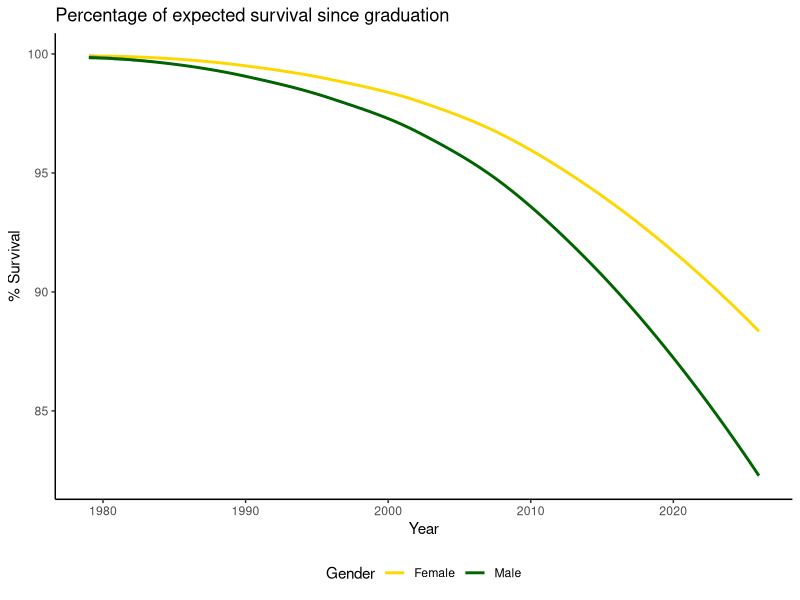

Reproduce this figure in R.
## ---- chunk 1
knitr::opts_chunk$set(echo = TRUE, warning = F, message = F)
library(tidyverse) #for data wrangling 
library(forecast) 
## ---- chunk 2
n_male <- 50 
n_female <- 50
age_grad <- 24
year_grad <- 1979
YoB_input <- year_grad - age_grad
current_year <- lubridate::year(Sys.Date())
current_age <- age_grad + (current_year - year_grad)
years_passed <- current_age - age_grad
## ---- chunk 3
#Populations
male_pop <- read_csv("male-pop.csv", col_types = cols(X58 = col_skip(), 
    X59 = col_skip(),
    X60 = col_skip(),
    X61 = col_skip(),
    X62 = col_skip(),
    X63 = col_skip(),
    X64 = col_skip()), 
    skip = 1) %>%
  head(-6) %>%
  gather(year, pop, 2:57)

#Deaths (better way of wranging the data)
male_deaths <- read_csv("male-deaths.csv", skip =1) %>%
  head(-3) %>%
  gather(year, deaths, 2:85) %>%
  na.omit()

#Join tables 
male <- inner_join(male_pop, male_deaths, by = c("age", "year")) %>%
  filter(age != "105+") %>%
  mutate(year = as.numeric(year),
         age = as.numeric(age),
         YoB = year- age) %>% #Create Year of Birth column
  filter(YoB == YoB_input, age>= age_grad) %>% #Keep ony the data from graduation onwards
  mutate(qt = deaths/ pop,  #probability of dying during the time interval 
         pt = 1 - qt,  #probability of surviving in the time interval 
         Psur = 1) #cumulative probability of surviving at the beginning of the time interval 

#Psur2 = pt * Psur1 starting from 100 survival
for(i in 2:nrow(male)) {
  male$Psur[i] <- male$pt[i - 1] * male$Psur[i - 1]
  }

## ---- chunk 4
#The same as male 


female_pop <- read_csv("female-pop.csv", skip =1) %>%
  head(-6) %>%
  gather(year, pop, 2:62) %>%
  na.omit()

female_deaths <- read_csv("female-deaths.csv", skip =1) %>%
  head(-3) %>%
  gather(year, deaths, 2:78) %>%
  na.omit() %>%
  head(-11)

female <- inner_join(female_pop, female_deaths, by = c("age", "year")) %>%
  filter(age != "105+") %>%
  mutate(year = as.numeric(year),
         age = as.numeric(age),
         YoB = year- age) %>%
  filter(YoB == YoB_input, age >= age_grad) %>%
    mutate(qt = deaths/ pop, 
         pt = 1 - qt, 
         Psur = 1)

for(i in 2:nrow(female)) {
  female$Psur[i] <- female$pt[i - 1] * female$Psur[i - 1]
  }

## ---- chunk 5
#The data only goes up to 2016 so to find the cumulative probabilty 
#for survival we need to forecast the data

last_age <- last(male$age)
last_year <- last(male$year)
n_missing <- current_age - last_age
## ---- chunk 6
#forecast function projects the rates forward
m_pred <- as_tibble(forecast(male$Psur, h = n_missing)) %>%
  mutate(Psur = `Point Forecast`,
          age = seq((last_age + 1), current_age, by = 1),
         year = seq((last_year +1), current_year, by = 1)) %>%
  select(age, year, Psur)

f_pred <- as_tibble(forecast(female$Psur, h = n_missing)) %>%
  mutate(Psur = `Point Forecast`,
          age = seq((last_age + 1), current_age, by = 1),
         year = seq((last_year +1), current_year, by = 1)) %>%
  select(age, year, Psur)

#select the current years probaility of survival and 
#mutiply by number of people in class

#Number of men who survived
m_pred_value <- m_pred$Psur[n_missing] * n_male

#Number of women who survived
f_pred_value <- f_pred$Psur[n_missing] * n_female 

#Total survived
total_pred <- round(m_pred_value + f_pred_value, 0)
## ---- chunk 7
m_to_join <- male %>%
  select(age, year, Psur)

f_to_join <- female %>%
  select(age, year, Psur)

#join together calculated probabilities to predicted probailities 
m_plot <- union(m_to_join, m_pred) %>%
  mutate(gender = "Male")

f_plot <- union(f_to_join, f_pred) %>%
  mutate(gender = "Female")

plot_data <- union(f_plot, m_plot)

thePlot <- ggplot(data = plot_data, aes(x = year, y= Psur * 100, colour = gender)) +
  geom_smooth() +
  scale_colour_manual("Gender", labels= c("Female", "Male"), values = c("gold", "darkgreen")) +
  theme_classic() +
  labs(title = "Percentage of expected survival since graduation", 
       x = "Year", y = "% Survival") +
  theme(legend.position = "bottom") +
  guides(color=guide_legend(override.aes=list(fill=NA))) 

thePlot
